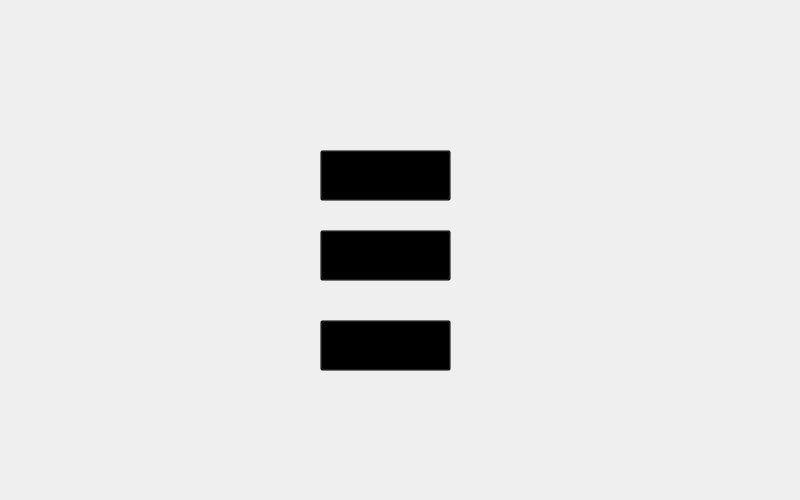
<?xml version="1.0" encoding="UTF-8"?>
<ui version="4.0">
 <class>GUI_main</class>
 <widget class="QWidget" name="GUI_main">
  <property name="geometry">
   <rect>
    <x>0</x>
    <y>0</y>
    <width>800</width>
    <height>500</height>
   </rect>
  </property>
  <property name="windowTitle">
   <string>GUI_main</string>
  </property>
  <property name="styleSheet">
   <string notr="true">background-image: url(:/GUIimage/BackGround.jpg);</string>
  </property>
  <widget class="QLabel" name="label">
   <property name="geometry">
    <rect>
     <x>280</x>
     <y>10</y>
     <width>221</width>
     <height>101</height>
    </rect>
   </property>
   <property name="styleSheet">
    <string notr="true"/>
   </property>
   <property name="text">
    <string/>
   </property>
   <property name="pixmap">
    <pixmap>../GUIimage/logo.jpg</pixmap>
   </property>
   <property name="scaledContents">
    <bool>true</bool>
   </property>
  </widget>
  <widget class="QPushButton" name="pushButton">
   <property name="geometry">
    <rect>
     <x>320</x>
     <y>150</y>
     <width>131</width>
     <height>51</height>
    </rect>
   </property>
   <property name="cursor">
    <cursorShape>PointingHandCursor</cursorShape>
   </property>
   <property name="styleSheet">
    <string notr="true">border-image: url(:/GUIimage/Start.png);
background-color: transparent;</string>
   </property>
   <property name="text">
    <string/>
   </property>
  </widget>
  <widget class="QPushButton" name="pushButton_2">
   <property name="geometry">
    <rect>
     <x>320</x>
     <y>230</y>
     <width>131</width>
     <height>51</height>
    </rect>
   </property>
   <property name="cursor">
    <cursorShape>PointingHandCursor</cursorShape>
   </property>
   <property name="styleSheet">
    <string notr="true">border-image: url(:/GUIimage/Login.png);
background-color: transparent;</string>
   </property>
   <property name="text">
    <string/>
   </property>
  </widget>
  <widget class="QPushButton" name="pushButton_3">
   <property name="geometry">
    <rect>
     <x>320</x>
     <y>320</y>
     <width>131</width>
     <height>51</height>
    </rect>
   </property>
   <property name="cursor">
    <cursorShape>PointingHandCursor</cursorShape>
   </property>
   <property name="styleSheet">
    <string notr="true">border-image: url(:/GUIimage/Exit.png);
background-color: transparent;</string>
   </property>
   <property name="text">
    <string/>
   </property>
  </widget>
 </widget>
 <resources/>
 <connections/>
</ui>
